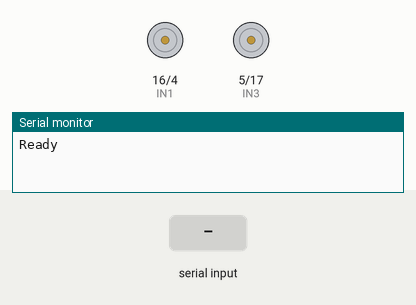
This sketch was run on a simulated ESP32. Shown: motor-driver pin pairs drawn as motors (green arrow = first pin HIGH = forward, orange = second pin HIGH = backward, longer = more drive, scaled by the enable pin), the last lines printed to the serial monitor. The inputs (shaded band) are chosen by the test bench.

Above: at 1.3 s.
1.4 s: "90,45,200,10\n" received over Serial
At 2.6 s:
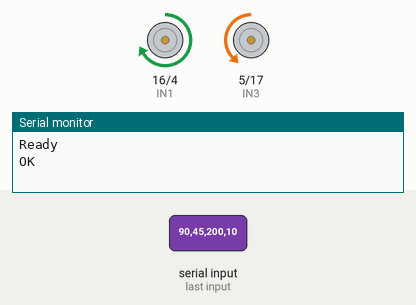
2.9 s: "90,45\n" received over Serial
Timing chart, 0 to 5.9 s (numbered marks = the images above; inputs shaded):
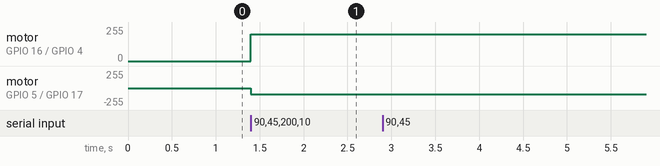

The sketch:

motor_logic.ino
```cpp
#include "helpers.h"

char message[32];

void setLeftMotor(int pwm, int dir) {
  pwm = constrain(pwm, 0, 255);

  if (pwm == 0) {
    stopLeft();
    analogWrite(ENB, 0);
    return;
  }

  if (dir == 1) leftForward();
  else leftBackwards();

  analogWrite(ENB, pwm);
}

void setRightMotor(int pwm, int dir) {
  pwm = constrain(pwm, 0, 255);

  if (pwm == 0) {
    stopRight();
    analogWrite(ENA, 0);
    return;
  }

  if (dir == 1) rightForward();
  else rightBackwards();

  analogWrite(ENA, pwm);
}

void setup() {
  initPins();
  analogWrite(ENA, 0);
  analogWrite(ENB, 0);
  Serial.println("Ready");
}

void loop() {
  if (Serial.available()) {
    int bytesRead = Serial.readBytesUntil('\n', message, sizeof(message) - 1);
    message[bytesRead] = '\0';

    int leftPwm, leftDir, rightPwm, rightDir;

    if (sscanf(message, "%d,%d,%d,%d", &leftPwm, &leftDir, &rightPwm, &rightDir) == 4) {
      setLeftMotor(leftPwm, leftDir);
      setRightMotor(rightPwm, rightDir);
      Serial.println("OK");
    } else {
      Serial.println("ERR");
    }
  }
}
```

helpers.cpp
```cpp
// Implementation of helper functions

#include "helpers.h"

// ----------- Initialization ---------- //
void initPins() {
  pinMode(IN3, OUTPUT);
  pinMode(IN4, OUTPUT);
  pinMode(ENB, OUTPUT);

  pinMode(IN1, OUTPUT);
  pinMode(IN2, OUTPUT);
  pinMode(ENA, OUTPUT);

  analogWrite(ENA, 0);
  analogWrite(ENB, 0);

  Serial.begin(9600);
  delay(100);
}

// ----------- Individual Side ---------- //
void leftForward() {
  digitalWrite(IN3, HIGH);
  digitalWrite(IN4, LOW);
}

void leftBackwards() {
  digitalWrite(IN3, LOW);
  digitalWrite(IN4, HIGH);
}

void stopLeft() {
  digitalWrite(IN3, LOW);
  digitalWrite(IN4, LOW);
}

void rightForward() {
  digitalWrite(IN1, LOW);
  digitalWrite(IN2, HIGH);
}

void rightBackwards() {
  digitalWrite(IN1, HIGH);
  digitalWrite(IN2, LOW);
}

void stopRight() {
  digitalWrite(IN1, LOW);
  digitalWrite(IN2, LOW);
}

void stall()
{
  digitalWrite(IN1, LOW);
  digitalWrite(IN2, LOW);
  digitalWrite(IN3, LOW);
  digitalWrite(IN4, LOW);
  digitalWrite(ENA, LOW);
  digitalWrite(ENB, LOW);
}
```

helpers.h
```cpp
// Adam Eshaq - 04/03/2026
// Header for helper functions

#ifndef HELPERS_H
#define HELPERS_H

#include <Arduino.h>

// --------- Left motor ---------- //
const int IN3 = 5;
const int IN4 = 17;
const int ENB = 25;

// --------- Right motor ---------- //
const int IN1 = 16;
const int IN2 = 4;
const int ENA = 26;

// ----------- Helper functions ---------- //
void initPins();

void leftForward();
void leftBackwards();
void stopLeft();
void rightForward();
void rightBackwards();
void stopRight();
void stall();

#endif
```

Measured:
- after the input at 1.4 s, motor on GPIO 16 (IN1) / GPIO 4 (IN2): stopped → forward 200/255 at once; motor on GPIO 5 (IN3) / GPIO 17 (IN4): stopped → backward 90/255 at once
